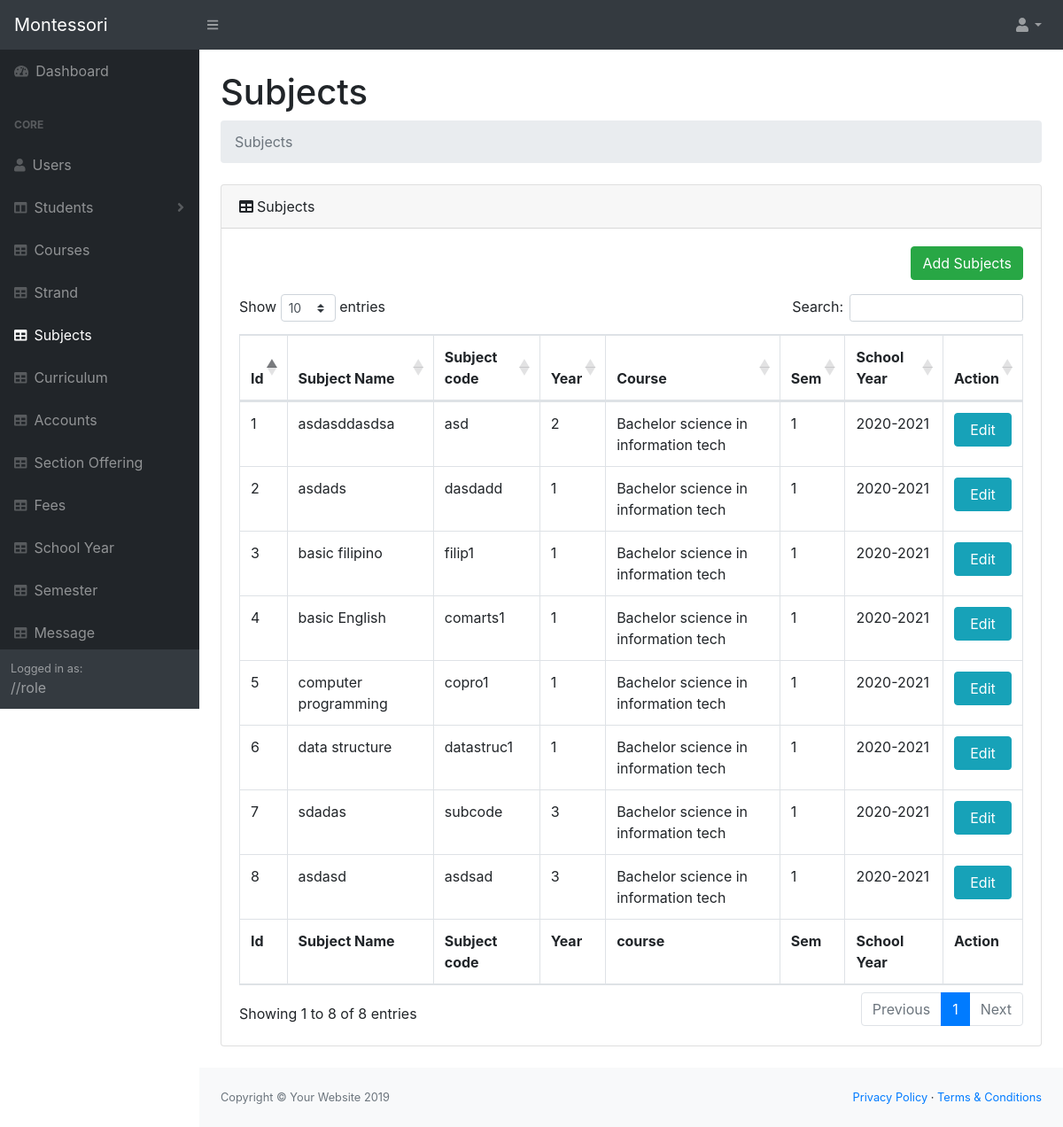
The page /system/pages/subjects.php (signed in) on the database its author committed.
### tables this page shows
CREATE TABLE `subjectstbl` (
  `subject_id` int(11) NOT NULL,
  `subjectname` varchar(50) NOT NULL,
  `subjectcode` varchar(20) NOT NULL,
  `subject_units` int(11) NOT NULL,
  `subyr` int(11) NOT NULL,
  `semid` int(11) NOT NULL,
  `syid` int(11) NOT NULL,
  `course_id` int(11) NOT NULL
);

CREATE TABLE `courses` (
  `courses_id` int(11) NOT NULL,
  `coursesName` varchar(50) NOT NULL,
  `coursesCode` varchar(10) NOT NULL
);

CREATE TABLE `sem` (
  `semid` int(11) NOT NULL,
  `semterm` int(11) NOT NULL,
  `sem_status` varchar(15) NOT NULL,
  `syid` int(11) NOT NULL,
  `isOpenReg` int(11) NOT NULL
);

CREATE TABLE `schoolyear` (
  `sy_id` int(11) NOT NULL,
  `school_year` varchar(30) NOT NULL,
  `sy_status` varchar(15) NOT NULL
);

### system/pages/functions.php (called while the page is built, shortened)
<?php
$db = new DBController();
$schoolYear = new SchoolYear($db);
$sem = new Sem($db);
$subject = new Subject($db);

### system/pages/subjects.php (the view, shortened to what this page needs)
<?php
include('header.php');
include('navigation.php');
$schoolYearArgs = $schoolYear->schoolYear();
$semList = $sem->getSemActivate();
$syids = $schoolYearArgs['sy_id'];
$subjectlist = $subject->getData($syids, $semList['semid']);
?>
<main>
    <div class="container-fluid">
        <h1 class="mt-4">Subjects</h1>
        <ol class="breadcrumb mb-4">
            <li class="breadcrumb-item active">Subjects</li>
        </ol>
        <div class="card mb-4">
            <div class="card-header"><i class="fas fa-table mr-1"></i>Subjects
            </div>
            <div class="card-body">
                <div class="d-flex justify-content-end mb-3">
                    <button class="btn btn-md btn-success" data-toggle="modal" data-target="#addModalSubjects">Add Subjects</button>
                </div>
                <div class="table-responsive">
                    <table class="table table-bordered" id="dataTable" width="100%" cellspacing="0">
                        <thead>
                            <tr>
                                <th>Id</th>
                                <th>Subject Name</th>
                                <th>Subject code</th>
                                <th>Year</th>
                                <th>Course</th>
                                <th>Sem </th>
                                <th>School Year</th>
                                <th>Action</th>
                            </tr>
                        </thead>
                        <tfoot>
                            <tr>
                                <th>Id</th>
                                <th>Subject Name</th>
                                <th>Subject code</th>
                                <th>Year</th>
                                <th>course</th>
                                <th>Sem </th>
                                <th>School Year</th>
                                <th>Action</th>
                            </tr>
                        </tfoot>
                        <tbody>
                            <?php array_map(function ($subject) use ($syids) { ?>
                                <tr>
                                    <td><?= $subject['subject_id'] ?></td>
                                    <td><?= $subject['subjectname'] ?></td>
                                    <td><?= $subject['subjectcode'] ?></td>
                                    <td><?= $subject['subyr'] ?></td>
                                    <td><?= $subject['coursesName'] ?></td>
                                    <td><?= $subject['semterm'] ?></td>
                                    <td><?= $subject['school_year'] ?></td>
                                    <td>
                                        <a class="btn btn-block btn-info" data-toggle="modal" data-target="#editModalSubjects" data-yr="<?php echo $subject['subyr']; ?>" data-units="<?php echo $subject['subject_units']; ?>" data-course="<?php echo $subject['coursesName']; ?>" data-name="<?php echo $subject['subjectname']; ?>" data-code="<?php echo $subject['subjectcode']; ?>" data-subid="<?php echo $subject['subject_id']; ?>" href="">Edit</a>
                                    </td>
                                </tr>
                            <?php }, $subjectlist) ?>
                        </tbody>
                    </table>
                </div>
            </div>
        </div>
    </div>
</main>
<?php
include('footer.php');
?>

### rows shown on the page
subjectstbl: subject_id "1", subjectname "asdasddasdsa", subjectcode "asd", subyr "2"
courses: coursesName "Bachelor science in information tech Bachelor science in information tech Bachelor science in information tech Bachelor science in information tech Bachelor science in information tech Bachelor science in information tech Bachelor science in information tech Bachelor science in information tech"
sem: semterm "1 1 1 1 1 1 1 1"
schoolyear: school_year "2020-2021 2020-2021 2020-2021 2020-2021 2020-2021 2020-2021 2020-2021 2020-2021"
subjectstbl: subject_id "2", subjectname "asdads", subjectcode "dasdadd", subyr "1"
subjectstbl: subject_id "3", subjectname "basic filipino", subjectcode "filip1", subyr "1"
subjectstbl: subject_id "4", subjectname "basic English", subjectcode "comarts1", subyr "1"
subjectstbl: subject_id "5", subjectname "computer programming", subjectcode "copro1", subyr "1"
subjectstbl: subject_id "6", subjectname "data structure", subjectcode "datastruc1", subyr "1"
subjectstbl: subject_id "7", subjectname "sdadas", subjectcode "subcode", subyr "3"
subjectstbl: subject_id "8", subjectname "asdasd", subjectcode "asdsad", subyr "3"
